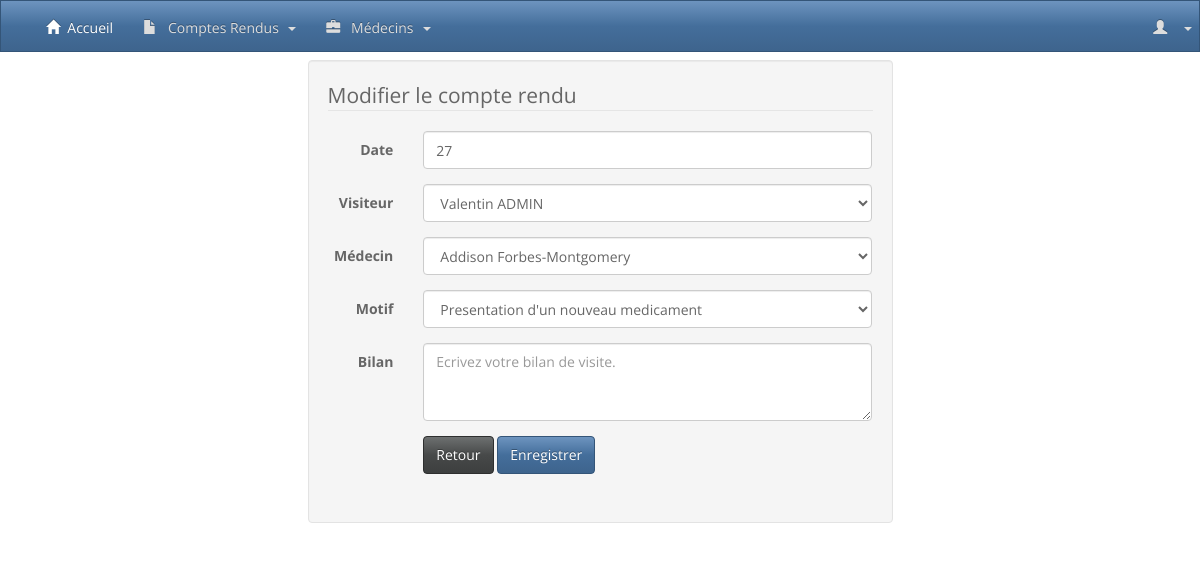
/mofidieCompteRendu.php?id=1, run on an earlier commit of the app's database.
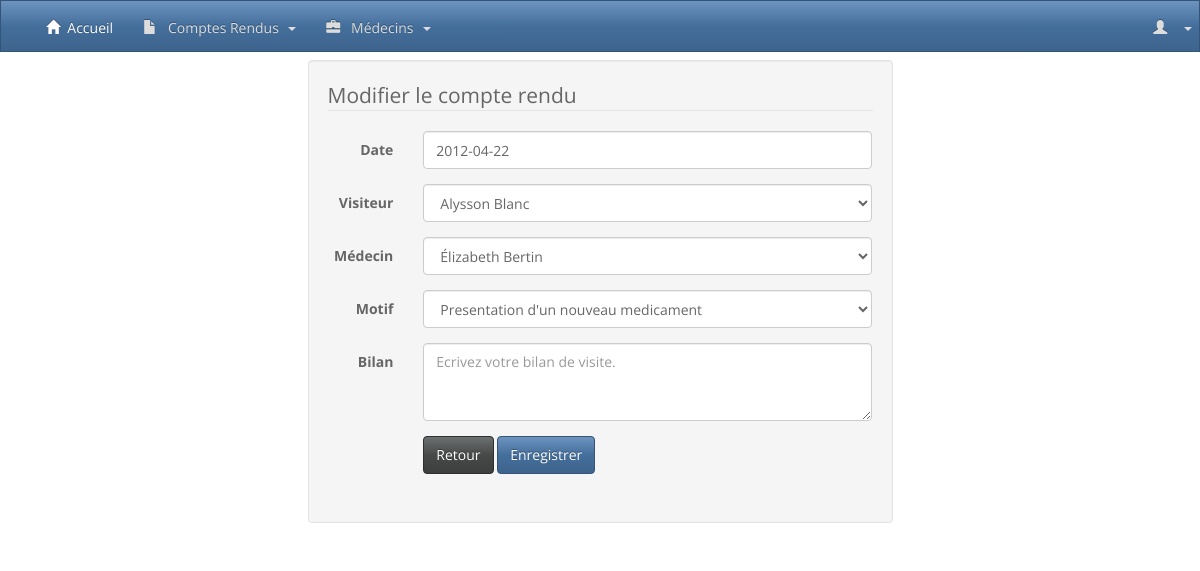
And on a later commit of the database.
### tables this page shows
CREATE TABLE IF NOT EXISTS `rapport` (
  `ID` int(32) NOT NULL AUTO_INCREMENT,
  `ID_REDIGER` int(32) NOT NULL,
  `ID_CONCERNE` int(32) NOT NULL,
  `DATERAPPORT` date NOT NULL,
  `MOTIF` int(255) DEFAULT NULL,
  `BILAN` varchar(255) DEFAULT NULL,
  PRIMARY KEY (`ID`),
  KEY `FK_RAPPORT_MEDECIN` (`ID_CONCERNE`),
  KEY `FK_RAPPORT_VISITEUR` (`ID_REDIGER`),
  KEY `FK_RAPPORT_MOTIF` (`MOTIF`)
);

### mofidieCompteRendu.php (the view, shortened to what this page needs)
<?php
  include("lib/function.php");
  if(isset($_POST['id'])){
  }else{
    if(isset($_GET["id"])){
      $id = $_GET['id'];
      $query= "SELECT * FROM rapport WHERE id=$id;";
      $result_rapport = $bdd->query($query)->fetchAll();
      foreach ($result_rapport as $rapport) {
        $date = $rapport['DATERAPPORT'];
      }
        $query= "SELECT * FROM medecin ORDER BY nom;";
        $result_medecin = $bdd->query($query);
        $query= "SELECT * FROM motif ORDER BY libelle;";
        $result_motif = $bdd->query($query);
        $query= "SELECT * FROM visiteur ORDER BY nom;";
        $result_visiteur = $bdd->query($query);
    }else{
      setFlash("danger","Aucun compte rendu correspondant !");
    }
  }
  include("partials/navbar.php");
  include("partials/header.php");
?>
<div class="row">
  <div class="col-sm-3"></div>
  <div class="col-sm-6">
    <div class="well bs-component">
      <form class="form-horizontal" action="#" method="POST">
        <fieldset>
          <legend>Modifier le compte rendu</legend>
          <div class="form-group">
            <label for="textArea" class="col-lg-2 control-label">Date</label>
            <div class="col-lg-10">
              <input type="text" class="form-control" name="date" id="date" value="<?= $date; ?>" placeholder="<?= $date; ?>">
            </div>
          </div>
           <div class="form-group">
            <label for="select" class="col-lg-2 control-label">Visiteur</label>
            <div class="col-lg-10">
              <select class="form-control" name="visiteur" id="visiteur">
                <?php
                  while($value =$result_visiteur->fetch())
                  {
                    echo "<option  value='".$value['ID']."'>".$value['PRENOM']." ".$value['NOM']."</option>";
                  }
                ?>
              </select>
            </div>
          </div>
          <div class="form-group">
            <label for="select" class="col-lg-2 control-label">Médecin</label>
            <div class="col-lg-10">
              <select class="form-control" name="medecin" id="medecin">
                <?php
                  while($value =$result_medecin->fetch())
                  {
                    echo "<option value='".$value['ID']."'>".$value['PRENOM']." ".$value['NOM']."</option>";
                  }
                ?>
              </select>
            </div>
          </div>
          <div class="form-group">
            <label for="select" class="col-lg-2 control-label">Motif</label>
            <div class="col-lg-10">
              <select class="form-control" name="motif" id="motif">
                  <?php
                    while($value =$result_motif->fetch())
                    {
                      echo "<option value='".$value['id']."'>".$value['libelle']."</option>";
                    }
                  ?>
              </select>
            </div>
          </div>
          <div class="form-group">
            <label for="textArea" class="col-lg-2 control-label">Bilan</label>
            <div class="col-lg-10">
              <textarea class="form-control" rows="3" name="bilan" id="bilan" placeholder="Ecrivez votre bilan de visite."></textarea>
            </div>
          </div>
          <div class="form-group">
            <div class="col-lg-10 col-lg-offset-2">
              <a href="<?= WEBROOT;?>"><button type="button" class="btn btn-default">Retour</button></a>
              <button type="submit" class="btn btn-primary">Enregistrer</button>
            </div>
          </div>
        </fieldset>
      </form>
    </div>
  </div>
<?php include("partials/footer.php");?>

What changed in the data, as far as the page shows it:
changed rapport: date "27" → "2012-04-22"
Also different on the page:
form field visiteur: "Valentin ADMIN" → "Alysson Blanc"
form field medecin: "Addison Forbes-Montgomery" → "Élizabeth Bertin"
